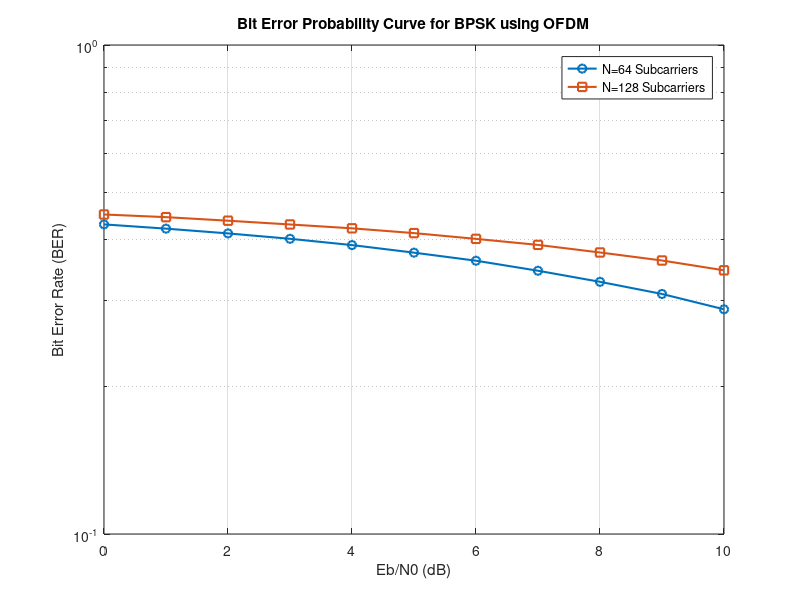

Recreate this plot in MATLAB.
clc; clear; close all;

% Parameters
N_subcarriers = [64, 128];  % Number of subcarriers
N_bits = 1e6;               % Total number of bits
EbN0_dB = 0:10;             % SNR range in dB
BER = zeros(length(N_subcarriers), length(EbN0_dB));

for idx = 1:length(N_subcarriers)
    N = N_subcarriers(idx); % Select subcarrier count
    
    % Ensure N_bits is a multiple of N
    N_bits = N * floor(N_bits / N); 
    
    bits_per_symbol = N;    % One bit per subcarrier (BPSK)
    symbols_per_frame = N_bits / bits_per_symbol;

    for snr_idx = 1:length(EbN0_dB)
        EbN0 = 10^(EbN0_dB(snr_idx)/10); % Convert dB to linear
        N0 = 1 / EbN0;  % Noise power

        % Generate random binary sequence
        bits = randi([0 1], N_bits, 1);
        
        % BPSK Modulation (0 → -1, 1 → +1)
        symbols = 2*bits - 1;

        % OFDM Modulation
        reshaped_symbols = reshape(symbols, bits_per_symbol, []); % Fix applied
        ifft_output = ifft(reshaped_symbols, N);

        % Add Cyclic Prefix (CP)
        cp_len = round(0.1 * N); % CP is 10% of symbol length
        tx_signal = [ifft_output(end-cp_len+1:end, :); ifft_output];

        % Flatten the signal for transmission
        tx_signal = tx_signal(:);

        % Add AWGN
        noise = sqrt(N0/2) * (randn(size(tx_signal)) + 1j*randn(size(tx_signal)));
        rx_signal = tx_signal + noise;

        % Reshape back to frame structure
        rx_signal = reshape(rx_signal, N + cp_len, []);
        
        % Remove Cyclic Prefix
        rx_signal = rx_signal(cp_len+1:end, :);

        % OFDM Demodulation
        fft_output = fft(rx_signal, N);

        % BPSK Demodulation (Decision Making)
        received_symbols = real(fft_output(:)) > 0;

        % Compute Bit Errors
        bit_errors = sum(received_symbols ~= bits);
        BER(idx, snr_idx) = bit_errors / N_bits;
    end
end

% Plot Results
figure;
semilogy(EbN0_dB, BER(1,:), 'o-', 'LineWidth', 1.5); hold on;
semilogy(EbN0_dB, BER(2,:), 's-', 'LineWidth', 1.5);
grid on;
xlabel('Eb/N0 (dB)');
ylabel('Bit Error Rate (BER)');
title('Bit Error Probability Curve for BPSK using OFDM');
legend('N=64 Subcarriers', 'N=128 Subcarriers');
